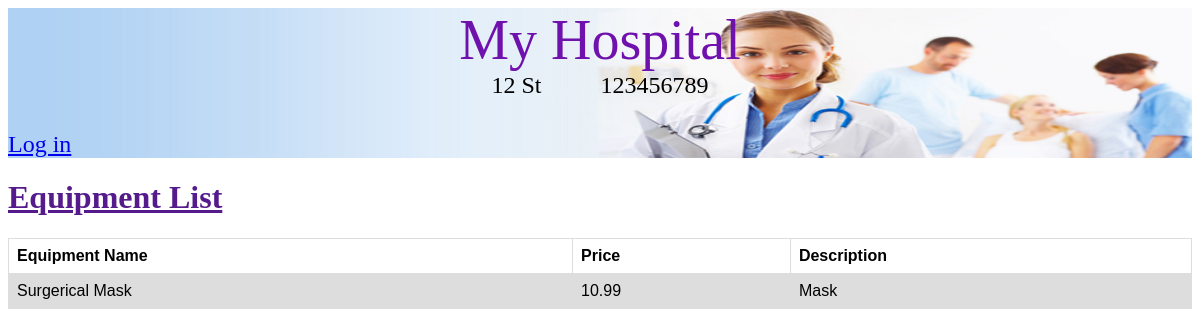
The app's page /surgery_details/equipment_details/ with its own data.
### hospital/models.py (models this page shows, shortened)
class Hospital(models.Model):
    name = models.CharField(max_length=50)
    address = models.CharField(max_length=100)
    phone_number = models.CharField(max_length=10)
    patient_rooms = models.ManyToManyField(PatientRoom, symmetrical=False)
    surgery_rooms = models.ManyToManyField(SurgeryRoom, symmetrical=False)
    patients = models.ManyToManyField(Patient, symmetrical=False)
    doctors = models.ManyToManyField(Doctors, symmetrical=False)
    nurses = models.ManyToManyField(Nurses, symmetrical=False)

### Surgery_Details/models.py (models this page shows, shortened)
class Equipment(models.Model):
    equip_name = models.CharField(max_length=200)
    equip_description = models.TextField()
    equip_price = models.FloatField()

### Surgery_Details/views.py (the view)
# urls.py: url('equipment_details/', views.view_equipment_details, name="Equipment_Details"),
def view_equipment_details(request):
    equip = Equipment.objects.all
    hospital = get_object_or_404(Hospital, id=1)
    return render(request, 'surgery_details/equipment_details.html', {'equip': equip, 'hospital':hospital})

### Surgery_Details/templates/surgery_details/equipment_details.html
{% extends "base.html" %}
{% block header %}
<div class="container_header">
    {% if hospital is not None %}
        <div class="container_hospital_info">
            <div class="hospital_title"><a class="hospital_title_text" href="{% url 'hospital:home' %}">{{ hospital.name }}</a></div>
            <div class="hospital_info">
                <div>{{ hospital.address }}</div>
                <div class="padding"></div>
                <div>{{ hospital.phone_number }}</div>
            </div>
        </div>
    {% else %}
        <a href="/" class="logo">My Hospital</a>
    {% endif %}
    <div class="container_user_info">
        {% if user.is_authenticated %}
            <div class="user_name_info">Hello, {{user.username}}</div>
            <div><a class="log_out" href="{% url 'accounts:logout' %}">Log out</a></div>
        {% else %}
            <a href="{% url 'accounts:login' %}">Log in</a>
        {% endif %}
    </div>
</div>
{% endblock %}
{% block content %}
	<h1 class="Equipment_list"><a href="">Equipment List</a></h1>
	<div class="container_equipment">
	<table>
        <tr>
            <th class="equipment_name_header">Equipment Name</th>
            <th class="equipment_price_table_header">Price</th>
			<th class="equipment_description_table_header">Description</th>
        </tr>
		{% for e in equip %}
			<tr class="table_row_equipment">
                <td>{{ e.equip_name }}</td>
                <td>{{e.equip_price}}</td>
				<td>{{ e.equip_description|linebreaksbr }}</td>
            </tr>
		{% endfor %}
	</table>
	</div>
{% endblock %}

### hospital/static/css/hospital.css (style rules this page uses)
table { font-family: arial, sans-serif; border-collapse: collapse; width: 100%; }
td, th { border: 1px solid #dddddd; text-align: left; padding: 8px; }
tr:nth-child(even) { background-color: #dddddd; }
.table_row_not_available, .table_row_available, .padding { width: 5%; }
.container_user_info, .hospital_info { display: flex; flex-direction: row; justify-content: space-between; }
.container_hospital_info { display: flex; flex-direction: column; align-items: center; }
.hospital_info { width: 100%; justify-content: center; }
.container_header { background-image: url("hospital.jpg"); background-size: 100% 100%; height: 150px; display: flex; flex-direction: column; justify-content: space-between; }
.hospital_title_text { font-family: "Times New Roman", Times, serif; font-size: 3.5em; text-decoration: none; color: #6e11ad; }
.hospital_info, .container_user_info { font-family: "Times New Roman", Times, serif; font-size: 1.5em; text-decoration: none; color: black; }

### records on screen
Hospital: name "My Hospital", address "12 St", phone_number "123456789"
Equipment: equip_name "Surgerical Mask", equip_price "10.99", equip_description "Mask"
